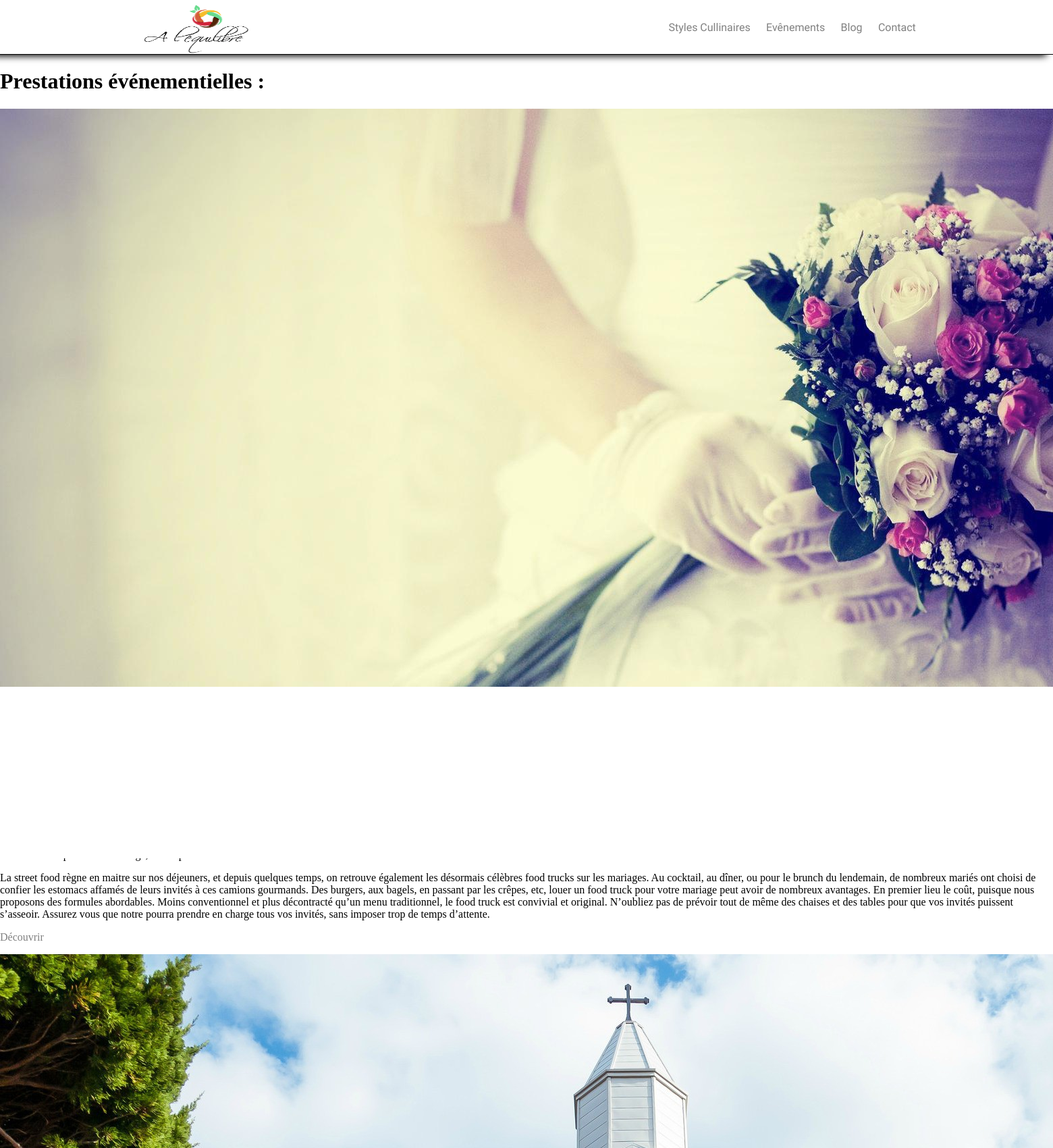
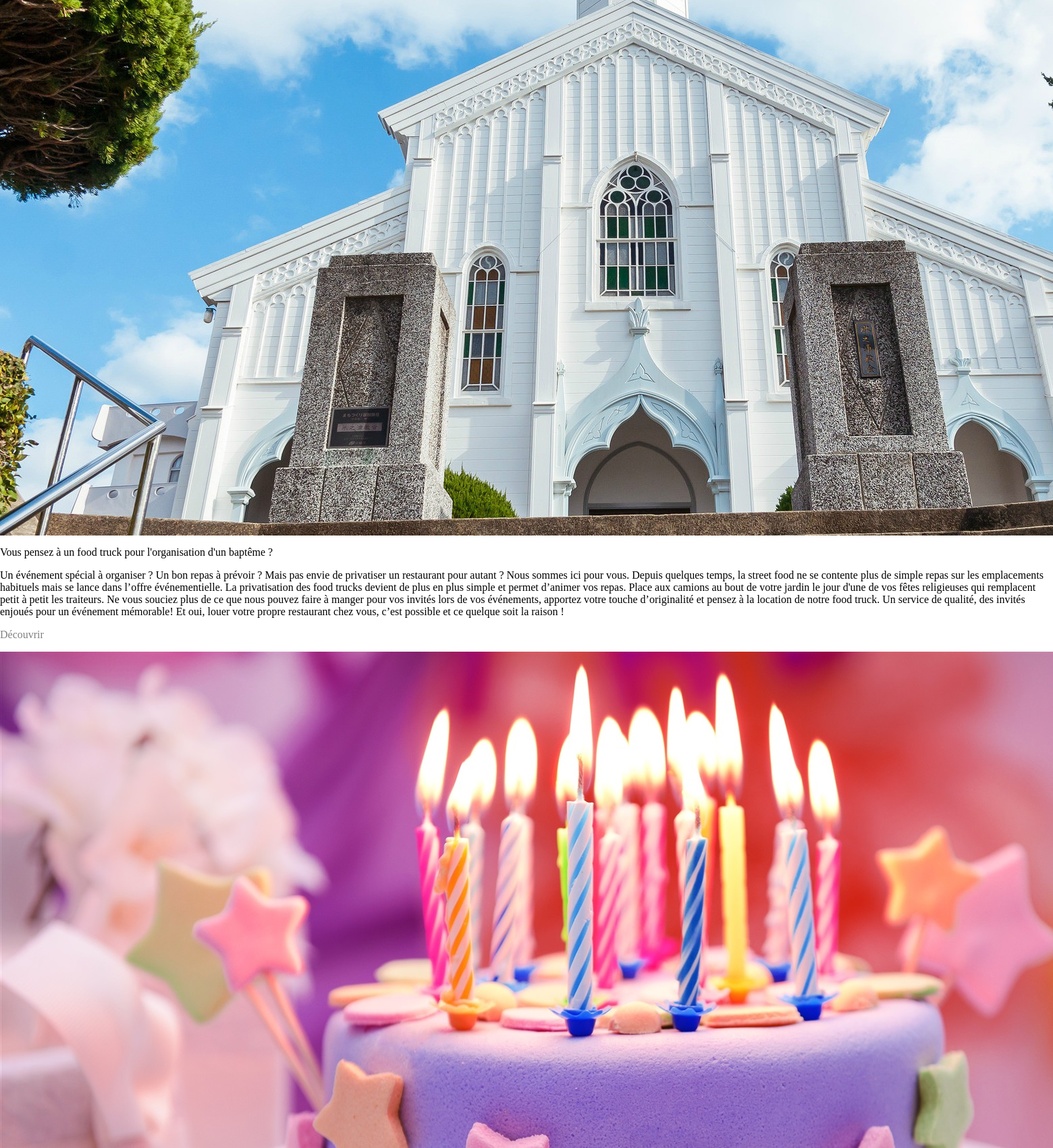
Screenshot of /evenements.php (upper part) with the database file from the repository (2 pictures, top to bottom).
### tables this page shows
CREATE TABLE `evenements` (
  `code_evenement` varchar(8) NOT NULL,
  `nom_evenement` varchar(100) DEFAULT NULL,
  `description_evenement` varchar(1000) DEFAULT NULL,
  `image_evenement` varchar(255) DEFAULT NULL
);

### evenements.php (the view, shortened to what this page needs)
<!DOCTYPE>
<html>
    <head>
        <link href="style.css" rel="stylesheet" type="text/css" media="all" />
    </head>
    <body>
        <?php include('header.html');
            Try {
                $bdd = new PDO('mysql:host=localhost;dbname=a_l_equilibre;charset=utf8', 'root', '');
            }
            catch (PDOException $e) {
                die('Erreur : ' . $e->getMessage());
            }
        ?>
            <h1 id="title_events">Prestations événementielles :</h1>
            <div class="events">
                <?php
                    $result=$bdd->query('SELECT * FROM evenements');
                    while ($data=$result->fetch()){
                ?>
                        <div class="block_event">
                            <img src="<?php echo $data['image_evenement']; ?>" class="event_image">
                            <p class="event_title"><?php echo ($data['nom_evenement']); ?></p>
                            <p class="event_text"><?php echo ($data['description_evenement']); ?></p>
                            <div class="event_bouton"><p><a href="evenement_detail.php?id='<?php echo $data['code_evenement']?>'">Découvrir</a></p></div>
                        </div>
                <?php } ?>
            </div>
    </body>
</html>

### style.css (style rules this page uses)
body { margin: 0; }
* { box-sizing: border-box; }
a { background-color: transparent;color:grey;text-decoration: none; }
header { display: flex; width: 100%; align-items: center; justify-content: space-around; border-bottom: 1px black solid; z-index: 1100; box-shadow: -10px 2px 10px black; background-color: white; flex-wrap: wrap; }
header nav { width: 40%; }
header ul { display: flex; list-style: none; justify-content: flex-end; }
header li { margin: 2%; font-family: 'Dancing Script'; }
img[title="logo"] { width: 170px; height: 80px; margin-left: 5%; }
a { align-self: center; }
html, .ba_section { box-sizing: border-box; }

### rows the page displays
evenements: image_evenement (picture), nom_evenement "Un food truck pour votre mariage, est-ce possible ?", description_evenement "La street food règne en maitre sur nos déjeuners, et depuis quelques temps, on retrouve également les désormais célèbres food trucks sur les mariages. Au cocktail, au dîner, ou pour le brunch du lendemain, de nombreux mariés ont choisi de confier les estomacs affamés de leurs invités à ces camions gourmands. Des burgers, aux bagels, en passant par les crêpes, etc, louer un food truck pour votre mariage peut avoir de nombreux avantages. En premier lieu le coût, puisque nous proposons des formules abordables. Moins conventionnel et plus décontracté qu’un menu traditionnel, le food truck est convivial et original. N’oubliez pas de prévoir tout de même des chaises et des tables pour que vos…"
evenements: image_evenement (picture), nom_evenement "Vous pensez à un food truck pour l'organisation d'un baptême ?", description_evenement "Un événement spécial à organiser ? Un bon repas à prévoir ? Mais pas envie de privatiser un restaurant pour autant ? Nous sommes ici pour vous. Depuis quelques temps, la street food ne se contente plus de simple repas sur les emplacements habituels mais se lance dans l’offre événementielle. La privatisation des food trucks devient de plus en plus simple et permet d’animer vos repas. Place aux camions au bout de votre jardin le jour d'une de vos fêtes religieuses qui remplacent petit à petit les traiteurs. Ne vous souciez plus de ce que nous pouvez faire à manger pour vos invités lors de vos événements, apportez votre touche d’originalité et pensez à la location de notre food truck. Un…"
evenements: image_evenement (picture)
